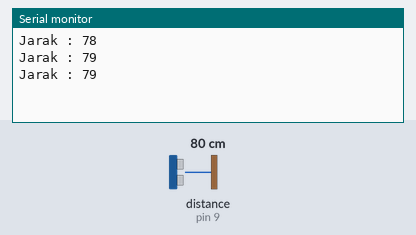
The sketch below on a simulated Arduino Uno, built with avr-gcc and run on an emulated ATmega328P. Shown: the last lines printed to the serial monitor. Wiring (inferred from the names in the program): ultrasonic range finder: trigger pin 8; echo pin 9. Inputs (shaded band) come from the test bench; at power-on: distance to the obstacle (sensor on pin 9) 80 cm. The echo pulse lasts 58.3 µs per cm.

Above: at 1.3 s.
1.4 s: distance to the obstacle (sensor on pin 9) set to 2 cm
At 1.9 s:
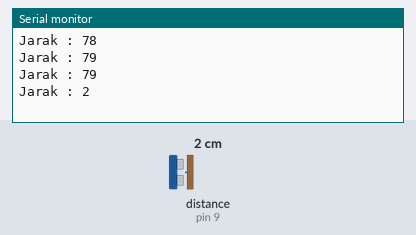
2.9 s: distance to the obstacle (sensor on pin 9) set to 4 cm
At 3.4 s:
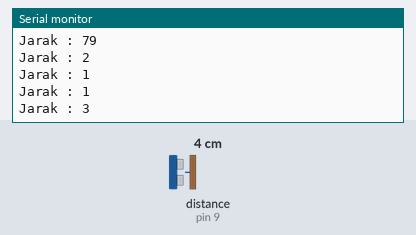
Timing chart, 0 to 5.9 s (numbered marks = the images above; inputs shaded):
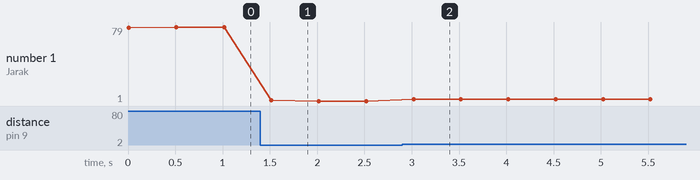

Measured:
- after the input at 1.4 s, the serial monitor: prints a new line after 0.12 s (image 1)
- after the input at 2.9 s, the serial monitor: prints a new line after 0.12 s (image 2)
- plotted number 1: 79 → 1 after the input at 1.4 s, 1 → 3 after the input at 2.9 s

The sketch:

Sensor_HC-SR04_Dasar.ino
```cpp
/*
Mengukur jarak benda dengan sensor HC-SR04

------------------------------------
oleh : Tambang Kode
kunjungi social media kami di
Blog : www.blogtambangkode.wordpress.com
Youtube : Tambang Kode
*/

// setting pin trig dan echo sensor
const int trigPin = 8;
const int echoPin = 9;

long durasi;
int jarak;

void setup() {
  pinMode(trigPin, OUTPUT);
  pinMode(echoPin, INPUT);
  Serial.begin(9600);
}

void loop() {
  // memastikan pin trig dalam keadaan mati
  digitalWrite(trigPin, LOW);
  delayMicroseconds(2);

  // menyalakan pin trig untuk memancarkan gelombang ultrasonik
  digitalWrite(trigPin, HIGH);
  delayMicroseconds(10);
  digitalWrite(trigPin, LOW);

  // membaca durasi gelombang
  durasi = pulseIn(echoPin, HIGH);
  jarak = durasi*0.034/2;

  // output serial monitor
  Serial.print("Jarak : ");
  Serial.println(jarak);
  delay(500);
}
```
